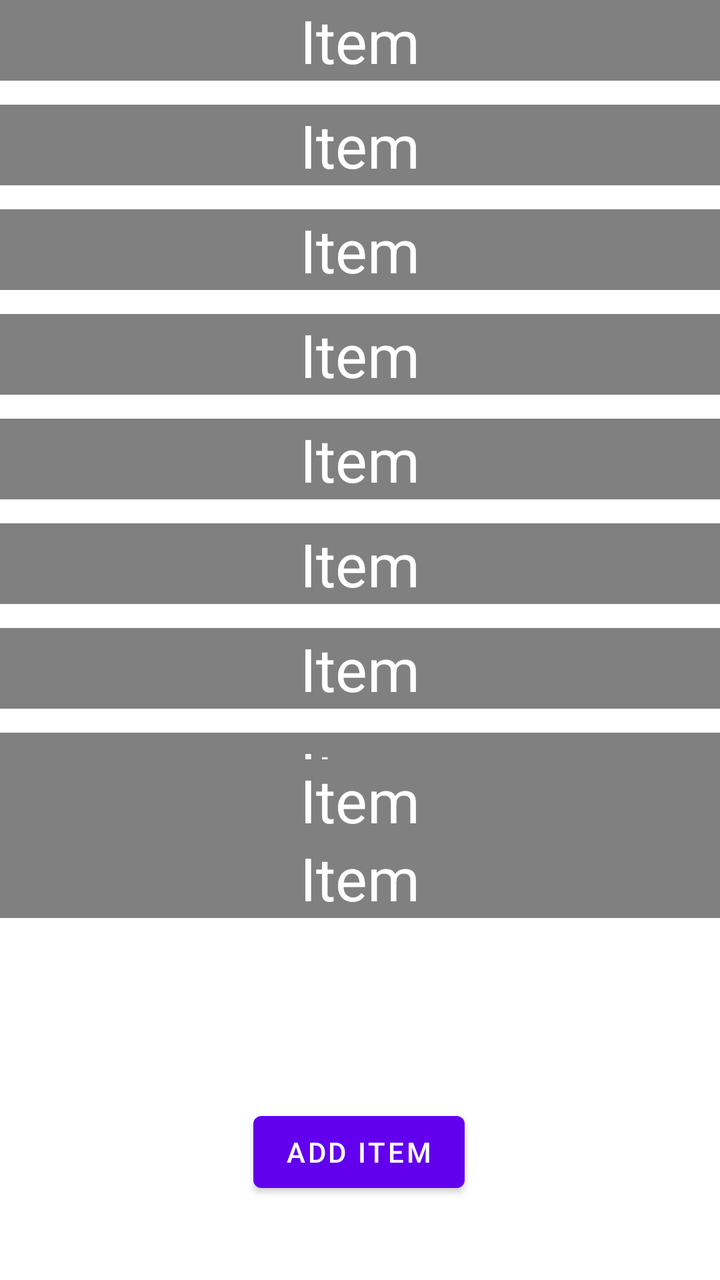
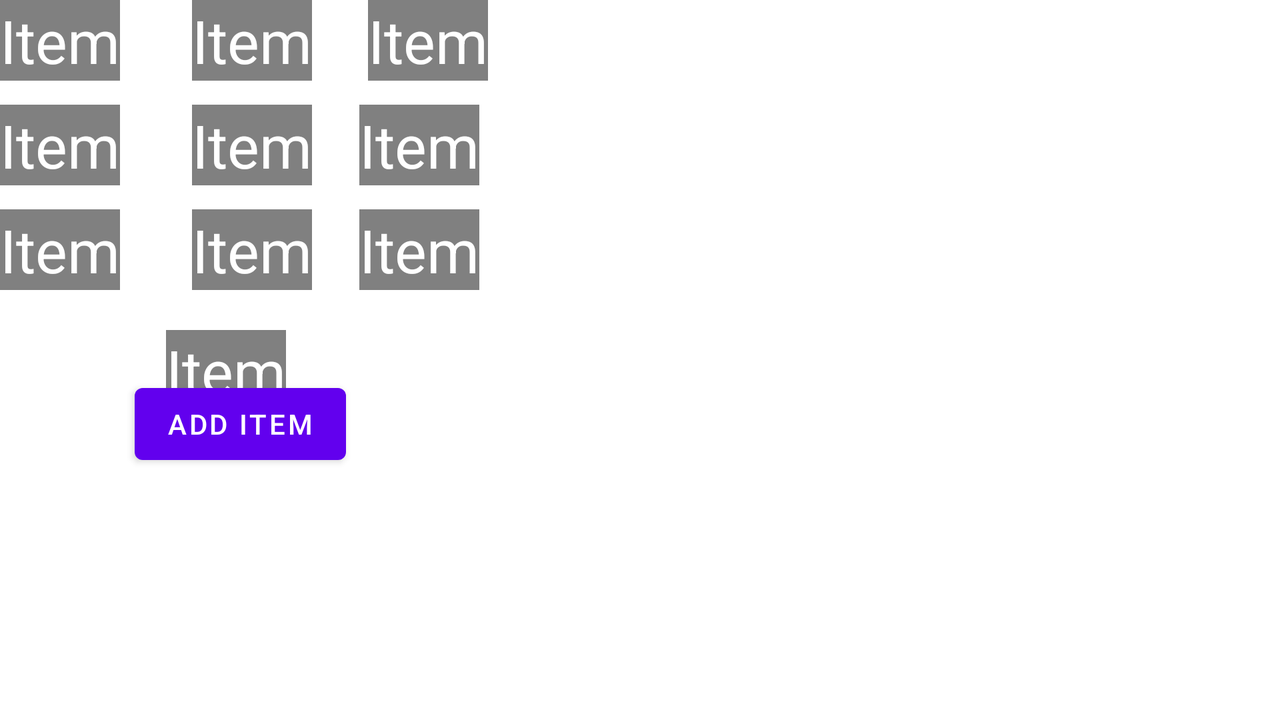

An Android layout and its configuration variant, each rendered on a device that would load it. The default file and the variant file are quoted in full after the pictures.
<!-- AndroidManifest.xml: application theme Theme.Aston_lesson_2 -->
<!-- res/layout/activity_list.xml -->
<?xml version="1.0" encoding="utf-8"?>
<androidx.constraintlayout.widget.ConstraintLayout xmlns:android="http://schemas.android.com/apk/res/android"
    xmlns:app="http://schemas.android.com/apk/res-auto"
    xmlns:tools="http://schemas.android.com/tools"
    android:layout_width="match_parent"
    android:layout_height="match_parent"
    tools:context=".lesson_22.challenge.ListActivity">

    <TextView
        android:id="@+id/item1"
        android:layout_width="match_parent"
        android:layout_height="wrap_content"
        android:gravity="center"
        android:textSize="30sp"
        android:textColor="@color/white"
        app:layout_constraintEnd_toEndOf="parent"
        app:layout_constraintStart_toStartOf="parent"
        app:layout_constraintTop_toTopOf="parent"
        android:background="@color/gray"
        tools:text="Item" />

    <TextView
        android:id="@+id/item2"
        android:layout_width="match_parent"
        android:layout_height="wrap_content"
        android:layout_marginTop="12dp"
        android:background="@color/gray"
        android:gravity="center"
        android:textColor="@color/white"
        android:textSize="30sp"
        app:layout_constraintEnd_toEndOf="parent"
        app:layout_constraintHorizontal_bias="0.0"
        app:layout_constraintStart_toStartOf="parent"
        app:layout_constraintTop_toBottomOf="@+id/item1"
        tools:text="Item" />

    <TextView
        android:id="@+id/item3"
        android:layout_width="match_parent"
        android:layout_height="wrap_content"
        android:layout_marginTop="12dp"
        android:background="@color/gray"
        android:gravity="center"
        android:textColor="@color/white"
        android:textSize="30sp"
        app:layout_constraintEnd_toEndOf="parent"
        app:layout_constraintHorizontal_bias="0.0"
        app:layout_constraintStart_toStartOf="parent"
        app:layout_constraintTop_toBottomOf="@+id/item2"
        tools:text="Item" />

    <TextView
        android:id="@+id/item4"
        android:layout_width="match_parent"
        android:layout_height="wrap_content"
        android:layout_marginTop="12dp"
        android:background="@color/gray"
        android:gravity="center"
        android:textColor="@color/white"
        android:textSize="30sp"
        app:layout_constraintEnd_toEndOf="parent"
        app:layout_constraintHorizontal_bias="0.0"
        app:layout_constraintStart_toStartOf="parent"
        app:layout_constraintTop_toBottomOf="@+id/item3"
        tools:text="Item" />

    <TextView
        android:id="@+id/item5"
        android:layout_width="match_parent"
        android:layout_height="wrap_content"
        android:layout_marginTop="12dp"
        android:background="@color/gray"
        android:gravity="center"
        android:textColor="@color/white"
        android:textSize="30sp"
        app:layout_constraintEnd_toEndOf="parent"
        app:layout_constraintHorizontal_bias="0.0"
        app:layout_constraintStart_toStartOf="parent"
        app:layout_constraintTop_toBottomOf="@+id/item4"
        tools:text="Item" />

    <TextView
        android:id="@+id/item6"
        android:layout_width="match_parent"
        android:layout_height="wrap_content"
        android:layout_marginTop="12dp"
        android:background="@color/gray"
        android:gravity="center"
        android:textColor="@color/white"
        android:textSize="30sp"
        app:layout_constraintEnd_toEndOf="parent"
        app:layout_constraintHorizontal_bias="0.0"
        app:layout_constraintStart_toStartOf="parent"
        app:layout_constraintTop_toBottomOf="@+id/item5"
        tools:text="Item" />

    <TextView
        android:id="@+id/item7"
        android:layout_width="match_parent"
        android:layout_height="wrap_content"
        android:layout_marginTop="12dp"
        android:background="@color/gray"
        android:gravity="center"
        android:textColor="@color/white"
        android:textSize="30sp"
        app:layout_constraintEnd_toEndOf="parent"
        app:layout_constraintHorizontal_bias="0.0"
        app:layout_constraintStart_toStartOf="parent"
        app:layout_constraintTop_toBottomOf="@+id/item6"
        tools:text="Item" />

    <TextView
        android:id="@+id/item8"
        android:layout_width="match_parent"
        android:layout_height="wrap_content"
        android:layout_marginTop="12dp"
        android:background="@color/gray"
        android:gravity="center"
        android:textColor="@color/white"
        android:textSize="30sp"
        app:layout_constraintEnd_toEndOf="parent"
        app:layout_constraintHorizontal_bias="0.0"
        app:layout_constraintStart_toStartOf="parent"
        app:layout_constraintTop_toBottomOf="@+id/item7"
        tools:text="Item" />

    <TextView
        android:id="@+id/item9"
        android:layout_width="match_parent"
        android:layout_height="wrap_content"
        android:layout_marginTop="12dp"
        android:background="@color/gray"
        android:gravity="center"
        android:textColor="@color/white"
        android:textSize="30sp"
        app:layout_constraintEnd_toEndOf="parent"
        app:layout_constraintHorizontal_bias="0.0"
        app:layout_constraintStart_toStartOf="parent"
        app:layout_constraintTop_toBottomOf="@+id/item8"
        tools:text="Item" />

    <TextView
        android:id="@+id/item10"
        android:layout_width="match_parent"
        android:layout_height="wrap_content"
        android:layout_marginBottom="220dp"
        android:background="@color/gray"
        android:gravity="center"
        android:textColor="@color/white"
        android:textSize="30sp"
        app:layout_constraintBottom_toBottomOf="parent"
        app:layout_constraintEnd_toEndOf="parent"
        app:layout_constraintHorizontal_bias="0.0"
        app:layout_constraintStart_toStartOf="parent"
        tools:text="Item" />

    <Button
        android:id="@+id/bAddItem"
        android:layout_width="wrap_content"
        android:layout_height="wrap_content"
        android:layout_marginBottom="40dp"
        android:text="@string/add_item"
        app:layout_constraintBottom_toBottomOf="parent"
        app:layout_constraintEnd_toEndOf="parent"
        app:layout_constraintHorizontal_bias="0.498"
        app:layout_constraintStart_toStartOf="parent" />


</androidx.constraintlayout.widget.ConstraintLayout>
<!-- resources referenced by this layout -->
<resources>
  <color name="gray">#808080</color>
  <color name="white">#FFFFFFFF</color>
  <string name="add_item">Add item</string>
  <style name="Theme.Aston_lesson_2" parent="Theme.MaterialComponents.DayNight.DarkActionBar">
          
          <item name="colorPrimary">@color/purple_500</item>
          <item name="colorPrimaryVariant">@color/purple_700</item>
          <item name="colorOnPrimary">@color/white</item>
          
          <item name="colorSecondary">@color/teal_200</item>
          <item name="colorSecondaryVariant">@color/teal_700</item>
          <item name="colorOnSecondary">@color/black</item>
          
          <item name="android:statusBarColor">?attr/colorPrimaryVariant</item>
          
      </style>
  <color name="purple_500">#FF6200EE</color>
  <color name="purple_700">#FF3700B3</color>
  <color name="teal_200">#FF03DAC5</color>
  <color name="teal_700">#FF018786</color>
  <color name="black">#FF000000</color>
</resources>
<!-- res/layout-land/activity_list.xml (the repository's variant of the layout above) -->
<!-- drawn on the phone turned sideways -->
<?xml version="1.0" encoding="utf-8"?>
<androidx.constraintlayout.widget.ConstraintLayout xmlns:android="http://schemas.android.com/apk/res/android"
    xmlns:app="http://schemas.android.com/apk/res-auto"
    xmlns:tools="http://schemas.android.com/tools"
    android:layout_width="match_parent"
    android:layout_height="match_parent"
    tools:context=".lesson_22.challenge.ListActivity">

    <TextView
        android:id="@+id/item1"
        android:layout_width="wrap_content"
        android:layout_height="wrap_content"
        android:background="@color/gray"
        android:gravity="center"
        android:textColor="@color/white"
        android:textSize="30sp"
        app:layout_constraintStart_toStartOf="parent"
        app:layout_constraintTop_toTopOf="parent"
        tools:text="Item" />

    <TextView
        android:id="@+id/item2"
        android:layout_width="wrap_content"
        android:layout_height="wrap_content"
        android:layout_marginStart="36dp"
        android:background="@color/gray"
        android:gravity="center"
        android:textColor="@color/white"
        android:textSize="30sp"
        app:layout_constraintStart_toEndOf="@+id/item1"
        app:layout_constraintTop_toTopOf="parent"
        tools:text="Item" />

    <TextView
        android:id="@+id/item3"
        android:layout_width="wrap_content"
        android:layout_height="wrap_content"
        android:layout_marginStart="28dp"
        android:background="@color/gray"
        android:gravity="center"
        android:textColor="@color/white"
        android:textSize="30sp"
        app:layout_constraintStart_toEndOf="@+id/item2"
        app:layout_constraintTop_toTopOf="parent"
        tools:text="Item" />

    <TextView
        android:id="@+id/item4"
        android:layout_width="wrap_content"
        android:layout_height="wrap_content"
        android:layout_marginTop="12dp"
        android:background="@color/gray"
        android:gravity="center"
        android:textColor="@color/white"
        android:textSize="30sp"
        app:layout_constraintStart_toStartOf="parent"
        app:layout_constraintTop_toBottomOf="@+id/item1"
        tools:text="Item" />

    <TextView
        android:id="@+id/item5"
        android:layout_width="wrap_content"
        android:layout_height="wrap_content"
        android:layout_marginStart="36dp"
        android:layout_marginTop="12dp"
        android:background="@color/gray"
        android:gravity="center"
        android:textColor="@color/white"
        android:textSize="30sp"
        app:layout_constraintStart_toEndOf="@+id/item4"
        app:layout_constraintTop_toBottomOf="@+id/item2"
        tools:text="Item" />

    <TextView
        android:id="@+id/item6"
        android:layout_width="wrap_content"
        android:layout_height="wrap_content"
        android:layout_marginTop="12dp"
        android:background="@color/gray"
        android:gravity="center"
        android:textColor="@color/white"
        android:textSize="30sp"
        app:layout_constraintEnd_toEndOf="parent"
        app:layout_constraintHorizontal_bias="0.056"
        app:layout_constraintStart_toEndOf="@+id/item5"
        app:layout_constraintTop_toBottomOf="@+id/item3"
        tools:text="Item" />

    <TextView
        android:id="@+id/item7"
        android:layout_width="wrap_content"
        android:layout_height="wrap_content"
        android:layout_marginTop="12dp"
        android:background="@color/gray"
        android:gravity="center"
        android:textColor="@color/white"
        android:textSize="30sp"
        app:layout_constraintEnd_toEndOf="parent"
        app:layout_constraintHorizontal_bias="0.0"
        app:layout_constraintStart_toStartOf="parent"
        app:layout_constraintTop_toBottomOf="@+id/item6"
        tools:text="Item" />

    <TextView
        android:id="@+id/item8"
        android:layout_width="wrap_content"
        android:layout_height="wrap_content"
        android:layout_marginStart="96dp"
        android:layout_marginTop="12dp"
        android:background="@color/gray"
        android:gravity="center"
        android:textColor="@color/white"
        android:textSize="30sp"
        app:layout_constraintStart_toStartOf="parent"
        app:layout_constraintTop_toBottomOf="@+id/item5"
        tools:text="Item" />

    <TextView
        android:id="@+id/item9"
        android:layout_width="wrap_content"
        android:layout_height="wrap_content"
        android:layout_marginTop="12dp"
        android:background="@color/gray"
        android:gravity="center"
        android:textColor="@color/white"
        android:textSize="30sp"
        app:layout_constraintEnd_toEndOf="parent"
        app:layout_constraintHorizontal_bias="0.056"
        app:layout_constraintStart_toEndOf="@+id/item8"
        app:layout_constraintTop_toBottomOf="@+id/item6"
        tools:text="Item" />

    <TextView
        android:id="@+id/item10"
        android:layout_width="wrap_content"
        android:layout_height="wrap_content"
        android:layout_marginTop="20dp"
        android:background="@color/gray"
        android:gravity="center"
        android:textColor="@color/white"
        android:textSize="30sp"
        app:layout_constraintEnd_toEndOf="parent"
        app:layout_constraintHorizontal_bias="0.143"

        app:layout_constraintStart_toStartOf="parent"
        app:layout_constraintTop_toBottomOf="@+id/item8"
        tools:text="Item" />

    <Button
        android:id="@+id/bAddItem"
        android:layout_width="wrap_content"
        android:layout_height="wrap_content"
        android:layout_marginBottom="124dp"
        android:text="@string/add_item"
        app:layout_constraintBottom_toBottomOf="parent"
        app:layout_constraintEnd_toEndOf="parent"
        app:layout_constraintHorizontal_bias="0.126"
        app:layout_constraintStart_toStartOf="parent" />


</androidx.constraintlayout.widget.ConstraintLayout>
